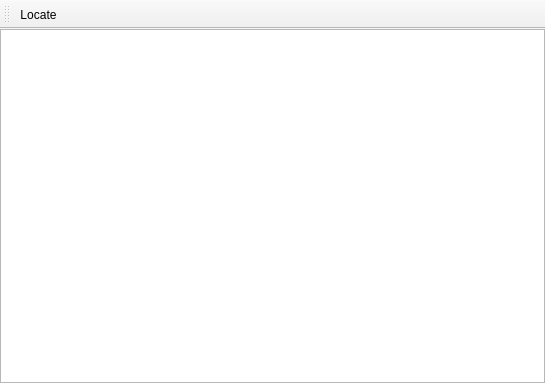
<?xml version="1.0" encoding="UTF-8"?>
<ui version="4.0">
 <class>PropertiesWindow</class>
 <widget class="QMainWindow" name="PropertiesWindow">
  <property name="geometry">
   <rect>
    <x>0</x>
    <y>0</y>
    <width>545</width>
    <height>383</height>
   </rect>
  </property>
  <property name="sizePolicy">
   <sizepolicy hsizetype="Expanding" vsizetype="Expanding">
    <horstretch>0</horstretch>
    <verstretch>0</verstretch>
   </sizepolicy>
  </property>
  <property name="minimumSize">
   <size>
    <width>300</width>
    <height>200</height>
   </size>
  </property>
  <property name="windowTitle">
   <string>Window Properties</string>
  </property>
  <property name="windowIcon">
   <iconset resource="../qt_resources.qrc">
    <normaloff>:/Window Detective.ico</normaloff>:/Window Detective.ico</iconset>
  </property>
  <widget class="QWidget" name="centralwidget">
   <layout class="QGridLayout" name="gridLayout">
    <property name="margin">
     <number>0</number>
    </property>
    <property name="spacing">
     <number>0</number>
    </property>
    <item row="0" column="0">
     <widget class="QTextEdit" name="mainTextEdit">
      <property name="undoRedoEnabled">
       <bool>false</bool>
      </property>
      <property name="readOnly">
       <bool>true</bool>
      </property>
      <property name="textInteractionFlags">
       <set>Qt::TextSelectableByKeyboard|Qt::TextSelectableByMouse</set>
      </property>
     </widget>
    </item>
   </layout>
  </widget>
  <widget class="QToolBar" name="toolBar">
   <property name="windowTitle">
    <string>Tool Bar</string>
   </property>
   <property name="iconSize">
    <size>
     <width>16</width>
     <height>16</height>
    </size>
   </property>
   <property name="floatable">
    <bool>false</bool>
   </property>
   <attribute name="toolBarArea">
    <enum>TopToolBarArea</enum>
   </attribute>
   <attribute name="toolBarBreak">
    <bool>false</bool>
   </attribute>
   <addaction name="actnLocate"/>
  </widget>
  <action name="actnLocate">
   <property name="icon">
    <iconset resource="../qt_resources.qrc">
     <normaloff>:/img/locate.png</normaloff>:/img/locate.png</iconset>
   </property>
   <property name="text">
    <string>Locate</string>
   </property>
   <property name="toolTip">
    <string>Shows the window in the hierarchy tree</string>
   </property>
   <property name="shortcut">
    <string>Ctrl+L</string>
   </property>
  </action>
 </widget>
 <resources>
  <include location="../qt_resources.qrc"/>
 </resources>
 <connections/>
</ui>
